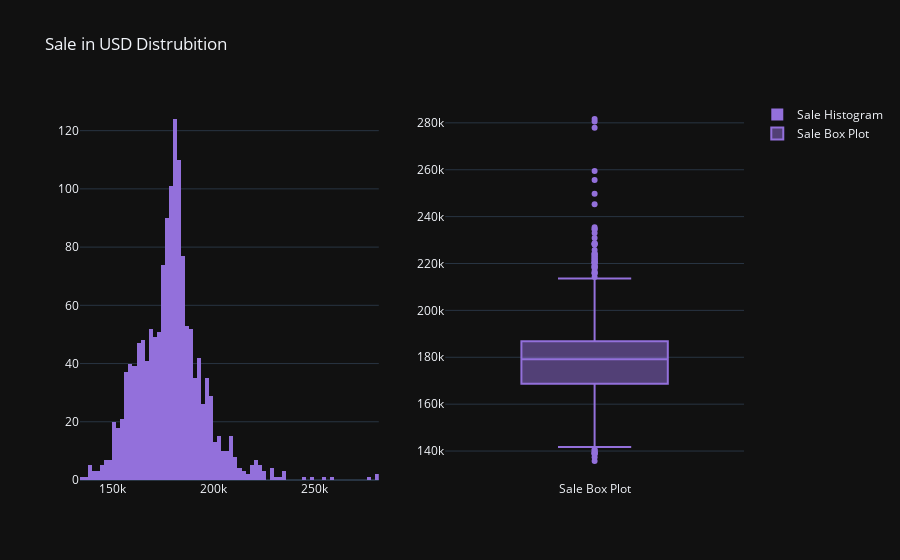

Source (notebook cell):
### Markdown cell above
### House Price

### Code cell
##Ev Fiyatlarının Histogramı

fig = make_subplots(rows=1, cols=2)

fig.add_trace(go.Histogram(x=df_SalePrice["SalePrice"], name ="Sale Histogram", marker_color= "MediumPurple"),
              row = 1, col=1)

fig.add_trace(go.Box(y=df_SalePrice["SalePrice"], name = "Sale Box Plot", marker_color = "MediumPurple"),
             row =1, col=2)

fig.update_layout(title_text= "Sale in USD Distrubition", template = "plotly_dark")
fig.show()

### Figure 1 — Plotly figure (JSON) as saved in the notebook; plotly's stock layout.template omitted (floating-point values rounded to 4 significant figures; data arrays with more than 128 entries replaced by an {"elided": "..."} marker saying what was removed)
{"data": [{"marker": {"color": "MediumPurple"}, "name": "Sale Histogram", "type": "histogram", "x": {"elided": "1459 float values"}, "xaxis": "x", "yaxis": "y"}, {"marker": {"color": "MediumPurple"}, "name": "Sale Box Plot", "type": "box", "xaxis": "x2", "y": {"elided": "1459 float values"}, "yaxis": "y2"}], "layout": {"autosize": true, "title": {"text": "Sale in USD Distrubition"}, "xaxis": {"anchor": "y", "autorange": true, "domain": [0, 0.45], "range": [134000, 282000], "type": "linear"}, "xaxis2": {"anchor": "y2", "autorange": true, "domain": [0.55, 1], "range": [-0.5, 0.5], "type": "category"}, "yaxis": {"anchor": "x", "autorange": true, "domain": [0, 1], "range": [0, 130.5]}, "yaxis2": {"anchor": "x2", "autorange": true, "domain": [0, 1], "range": [127600.0, 289700.0], "type": "linear"}}}
